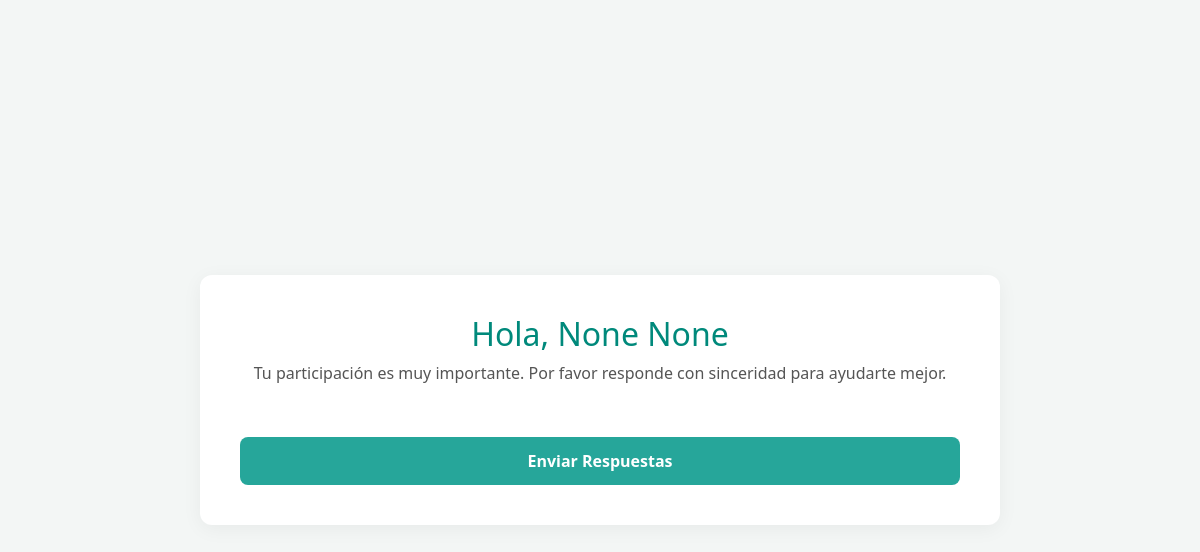
The app's page /alithor/cuestionarios/, older data.
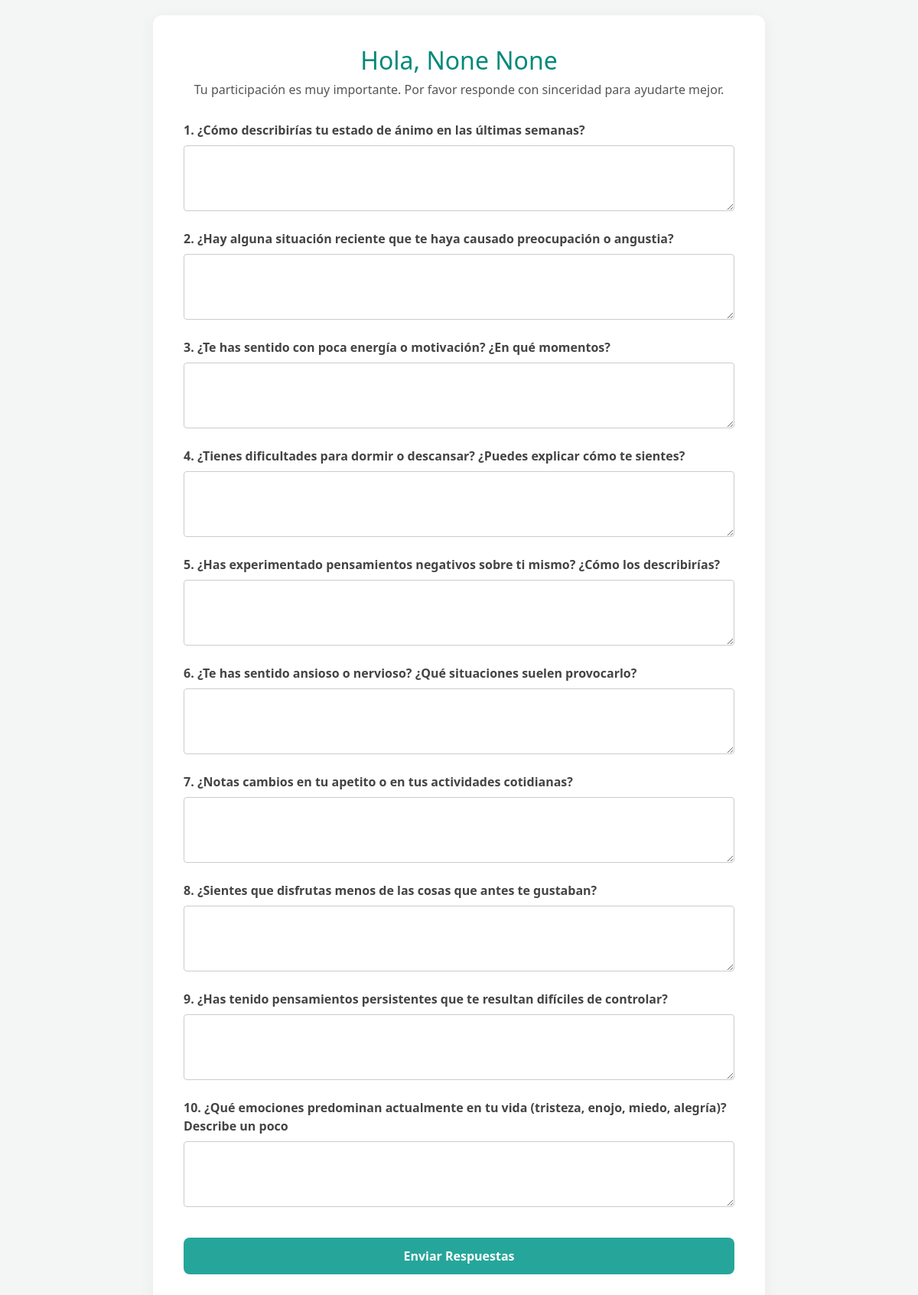
The same page, newer data.
### alithor/models.py (models this page shows)
class Pregunta(models.Model):
    texto_pregunta = models.TextField()
    tipo_pregunta = models.CharField(max_length=50, blank=True, null=True)
    creado_en = models.DateTimeField(auto_now_add=True)

### alithor/views.py (the view)
# urls.py: path('cuestionarios/', views.CuestionariosView.as_view(), name='cuestionarios'),
class CuestionariosView(View):
    def get(self, request):
        nombre = request.session.get('nombre')
        apellido = request.session.get('apellido')
        rol = request.session.get('rol')
        preguntas = Pregunta.objects.all()
        context = {
            'nombre': nombre,
            'apellido': apellido,
            'rol': rol,
            'preguntas': preguntas,
        }
        return render(request, 'cuestionarios.html', context)

### templates/cuestionarios.html (shortened to what this page needs)
<!DOCTYPE html>
<html lang="es">
<head>
  <link href="https://stackpath.bootstrapcdn.com/bootstrap/4.5.2/css/bootstrap.min.css" rel="stylesheet" />
  <link href="https://cdnjs.cloudflare.com/ajax/libs/font-awesome/5.15.4/css/all.min.css" rel="stylesheet" />
</head>
<body>
<div class="form-container">
  <h2>Hola, {{ nombre }} {{ apellido }}</h2>
  <h5>Tu participación es muy importante. Por favor responde con sinceridad para ayudarte mejor.</h5>
  <form id="cuestionarioForm" method="POST">
    {% for pregunta in preguntas %}
      <div class="form-group mt-4">
        <label>{{ forloop.counter }}. {{ pregunta.texto_pregunta }}</label>
        {% if pregunta.tipo_pregunta == "Abierta" %}
          <textarea name="respuesta_{{ pregunta.id }}" class="form-control" rows="3" required></textarea>
        {% endif %}
      </div>
    {% endfor %}
    <button type="submit" class="btn btn-primary mt-4">Enviar Respuestas</button>
  </form>
</div>
</body>
</html>

Row changes from the older to the newer data that the page shows:
added Pregunta: texto_pregunta "¿Cómo describirías tu estado de ánimo en las últimas semanas?"
added Pregunta: texto_pregunta "¿Hay alguna situación reciente que te haya causado preocupación o angustia?"
added Pregunta: texto_pregunta "¿Te has sentido con poca energía o motivación? ¿En qué momentos?"
added Pregunta: texto_pregunta "¿Tienes dificultades para dormir o descansar? ¿Puedes explicar cómo te sientes?"
added Pregunta: texto_pregunta "¿Has experimentado pensamientos negativos sobre ti mismo? ¿Cómo los describirías?"
added Pregunta: texto_pregunta "¿Te has sentido ansioso o nervioso? ¿Qué situaciones suelen provocarlo?"
added Pregunta: texto_pregunta "¿Notas cambios en tu apetito o en tus actividades cotidianas?"
added Pregunta: texto_pregunta "¿Sientes que disfrutas menos de las cosas que antes te gustaban?"
added Pregunta: texto_pregunta "¿Has tenido pensamientos persistentes que te resultan difíciles de controlar?"
added Pregunta: texto_pregunta "¿Qué emociones predominan actualmente en tu vida (tristeza, enojo, miedo, alegría)? Describe un poco"
